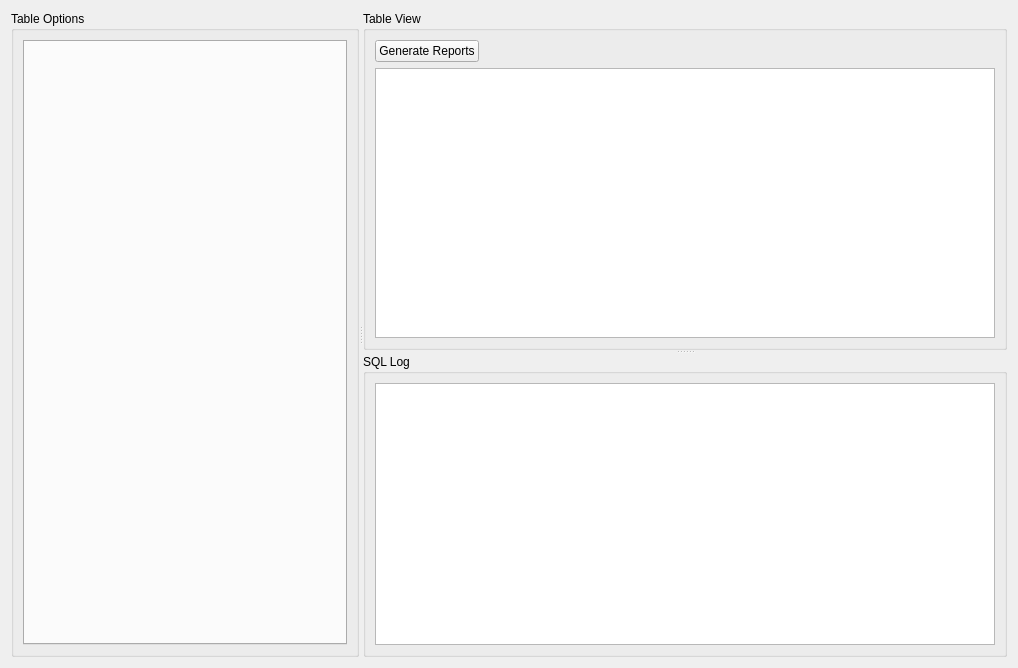
<?xml version="1.0" encoding="UTF-8"?>
<ui version="4.0">
 <class>Form</class>
 <widget class="QWidget" name="Form">
  <property name="geometry">
   <rect>
    <x>0</x>
    <y>0</y>
    <width>1018</width>
    <height>668</height>
   </rect>
  </property>
  <property name="windowTitle">
   <string>Form</string>
  </property>
  <property name="windowIcon">
   <iconset>
    <normaloff>wrench.ico</normaloff>wrench.ico</iconset>
  </property>
  <layout class="QGridLayout" name="gridLayout">
   <item row="0" column="0">
    <widget class="QSplitter" name="splitter_2">
     <property name="orientation">
      <enum>Qt::Horizontal</enum>
     </property>
     <widget class="QGroupBox" name="groupBox_3">
      <property name="title">
       <string>Table Options</string>
      </property>
      <layout class="QVBoxLayout" name="verticalLayout_3">
       <item>
        <widget class="QTabWidget" name="tabWidget">
         <property name="currentIndex">
          <number>-1</number>
         </property>
        </widget>
       </item>
      </layout>
     </widget>
     <widget class="QSplitter" name="splitter">
      <property name="orientation">
       <enum>Qt::Vertical</enum>
      </property>
      <widget class="QGroupBox" name="groupBox">
       <property name="title">
        <string>Table View</string>
       </property>
       <layout class="QVBoxLayout" name="verticalLayout">
        <item>
         <layout class="QHBoxLayout" name="horizontalLayout">
          <item>
           <widget class="QPushButton" name="reportButton">
            <property name="text">
             <string>Generate Reports</string>
            </property>
           </widget>
          </item>
          <item>
           <spacer name="horizontalSpacer">
            <property name="orientation">
             <enum>Qt::Horizontal</enum>
            </property>
            <property name="sizeHint" stdset="0">
             <size>
              <width>40</width>
              <height>20</height>
             </size>
            </property>
           </spacer>
          </item>
         </layout>
        </item>
        <item>
         <widget class="QTableView" name="tableView">
          <property name="selectionMode">
           <enum>QAbstractItemView::SingleSelection</enum>
          </property>
          <property name="selectionBehavior">
           <enum>QAbstractItemView::SelectRows</enum>
          </property>
          <property name="sortingEnabled">
           <bool>true</bool>
          </property>
          <attribute name="verticalHeaderVisible">
           <bool>false</bool>
          </attribute>
         </widget>
        </item>
       </layout>
      </widget>
      <widget class="QGroupBox" name="groupBox_2">
       <property name="title">
        <string>SQL Log</string>
       </property>
       <layout class="QVBoxLayout" name="verticalLayout_2">
        <item>
         <widget class="QListWidget" name="listWidget"/>
        </item>
       </layout>
      </widget>
     </widget>
    </widget>
   </item>
  </layout>
 </widget>
 <resources/>
 <connections/>
</ui>
